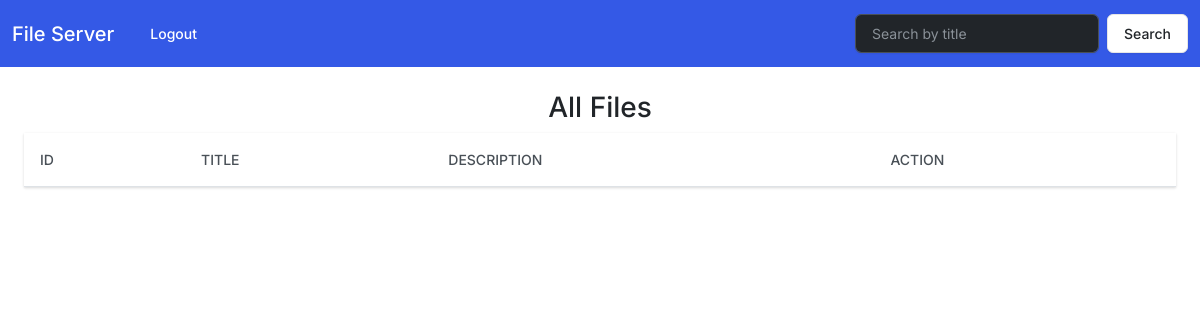
Page / (signed in) on the earlier database version.
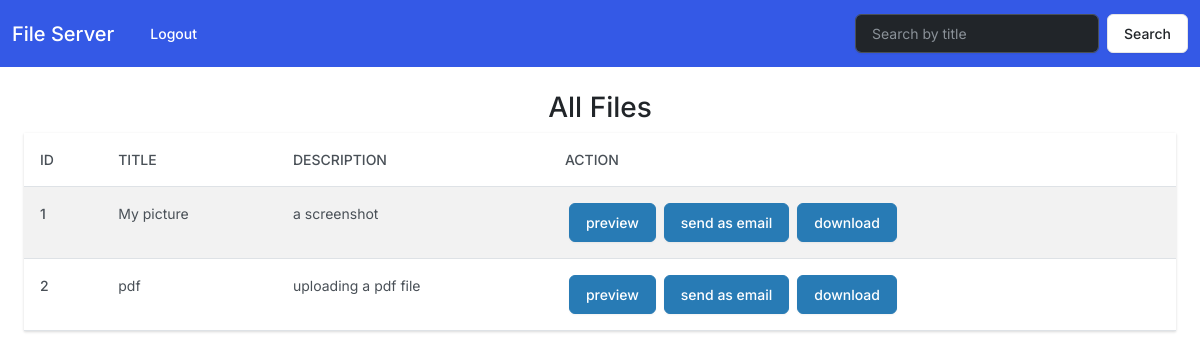
Same page on the later database version.
### server/models.py (models this page shows)
class File(models.Model):
    title = models.CharField(max_length=250)
    description = models.TextField()
    file = models.FileField()
    downloads = models.IntegerField(default=0)
    emails_sent = models.IntegerField(default=0)

### server/views.py (the view)
# urls.py: path("", views.index, name="index"),
@login_required
def index(request):
    if request.method == "POST":
        search = request.POST["search"]
        files = File.objects.filter(title__contains=search)
    else:
        files = File.objects.all()
    return render(request, "server/feed.html", {"files": files})

### server/templates/server/feed.html (shortened to what this page needs)
{% extends "base.html" %}
{% block content %}
<nav class="navbar navbar-expand-lg bg-primary" data-bs-theme="dark">
  <div class="container-fluid">
    <a class="navbar-brand" href="{% url 'server:index' %}">File Server</a>
    <div class="collapse navbar-collapse" id="navbarColor01">
      <ul class="navbar-nav me-auto">
        <li class="nav-item">
          <a class="nav-link active" href="{% url 'server:logout' %}">Logout</a>
        </li>
      </ul>
      <form class="d-flex" action="{% url 'server:index' %}" method="POST">
        <input class="form-control me-sm-2" type="text" placeholder="Search by title" name="search">
        <button class="btn btn-secondary my-2 my-sm-0" type="submit">Search</button>
      </form>
    </div>
  </div>
</nav>
<div class="text-center mt-4">
  <h3>All Files</h3>
</div>
<div class="mx-4">
  <table class="table table-hover table-striped">
    <thead>
      <tr>
        <th scope="col">ID</th>
        <th scope="col">Title</th>
        <th scope="col">Description</th>
        <th scope="col">Action</th>
      </tr>
    </thead>
    <tbody>
    {% for file in files %}
      <tr>
        <th scope="row">{{ file.id }}</th>
        <td>{{ file.title }}</td>
        <td>{{ file.description }}</td>
        <td>
          <div class="d-flex">
            <div class="mx-1"><a href="{{ file.file.url }}" target="_blank" class="btn btn-info">preview</a></div>
            <div class="mx-1"><a href="{% url 'server:create_email' file.id %}" class="btn btn-info">send as email</a></div>
            <div class="mx-1"><a href="{% url 'server:download' file.id %}" class="btn btn-info">download</a></div>
          </div>
        </td>
      </tr>
    {% endfor %}
    </tbody>
  </table>
</div>
{% endblock %}

### server/templates/base.html (shortened to what this page needs)
{% load static %}
<!DOCTYPE html>
<html lang="en">
<head>
  <link rel="stylesheet" href="{% static 'server/css/bootstrap.min.css' %}">
</head>
<body>
{% block content %}{% endblock %}
</body>
</html>

Differences in the rows shown:
added File: id "1", title "My picture", description "a screenshot"
added File: id "2", title "pdf", description "uploading a pdf file"
